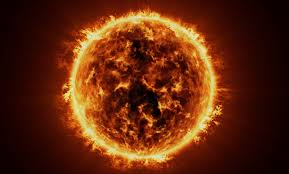
#> input picture sun.jpg, 289 x 174 px, found by its file name
$ jupyter execute Image_Processing.ipynb
#> lines starting #> are read from the running program, lines starting #| are printed output that depends on the picture
<a href="https://colab.research.google.com/github/Jubaida-78/Machine-Learning-with-python/blob/main/Image_Processing.ipynb" target="_parent"></a>

Display Image

[cell 1]
import cv2
image=cv2.imread('/content/sun.jpg')
#> image is the input picture: shape (174, 289, 3); mean B, G, R 13.9, 39.7, 96.7
from google.colab.patches import cv2_imshow
cv2_imshow(image)

Converting color image to grey image

[cell 2]
import cv2
print('Original Image')
image=cv2.imread('/content/sun.jpg')
from google.colab.patches import cv2_imshow
cv2_imshow(image)
print('Grey_image')
grey_image=cv2.imread('/content/sun.jpg',0)
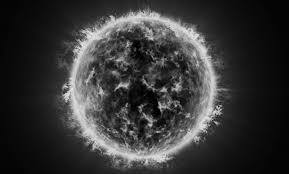
#> grey_image: shape (174, 289); min 0, max 238, mean 53.6
cv2_imshow(grey_image)

Converting image to array number of image

[cell 3]
from numpy import asarray
data=asarray(image)
print(data)
#> (printed output is left out)

Image Rotation

[cell 4]
import imutils
rotated=imutils.rotate(image,45)
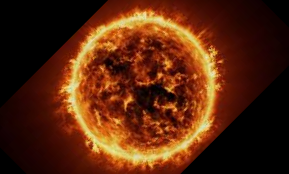
#> rotated: shape (174, 289, 3); mean B, G, R 13.5, 38.4, 87.1
cv2_imshow(rotated)
print('Rotated image')

Conversion of RGB Model to CMY Model

[cell 5]
print('RGB image')
R,G,B=cv2.split(image)
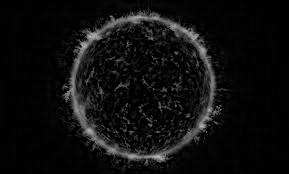
#> R: shape (174, 289); min 0, max 189, mean 13.9
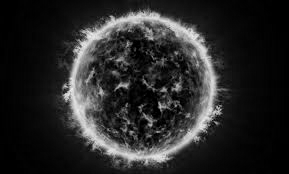
#> G: shape (174, 289); min 0, max 238, mean 39.7
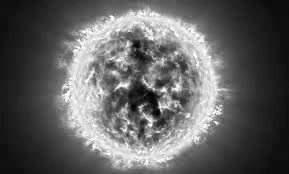
#> B: shape (174, 289); min 0, max 255, mean 96.7
print('R component')
cv2_imshow(R)
print('G component')
cv2_imshow(G)
print('B component')
cv2_imshow(B)

print('CMY image')
C=1-R
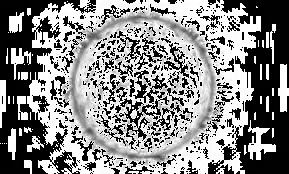
#> C: shape (174, 289); min 0, max 255, mean 136.4
M=1-G
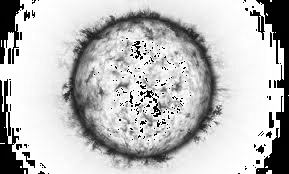
#> M: shape (174, 289); min 0, max 255, mean 188.2
Y=1-B
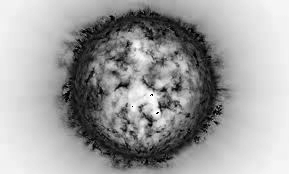
#> Y: shape (174, 289); min 0, max 255, mean 160.3
print('C component')
cv2_imshow(C)
print('M component')
cv2_imshow(M)
print('Y component')
cv2_imshow(Y)
